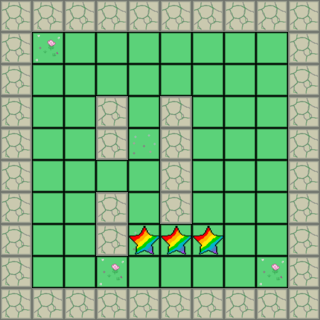

Rendered tile map (Tiled .tmx) drawn with the repository's tilesets; below, a short description and the full map source, tile grids included:
An orthogonal 10x10 tile map with 32x32 px tiles, 3 tile layers (Floor, Wall, Checkpoint), 5 tilesets and 4 objects (3x Box, Player).

<map version="1.10" tiledversion="1.11.2" orientation="orthogonal" renderorder="right-down" width="10" height="10" tilewidth="32" tileheight="32" infinite="0" nextlayerid="11" nextobjectid="9">
 <tileset firstgid="1" source="grass.tsx" />
 <tileset firstgid="7" source="wall.tsx" />
 <tileset firstgid="8" source="charactor.tsx" />
 <tileset firstgid="9" source="box.tsx" />
 <tileset firstgid="10" source="star.tsx" />
 <layer id="1" name="Floor" width="10" height="10">
  <data encoding="csv">
0,0,0,0,0,0,0,0,0,0,
0,2,1,1,1,1,1,1,1,0,
0,1,1,1,1,1,1,1,1,0,
0,1,1,0,1,0,1,1,1,0,
0,1,1,0,3,0,1,1,1,0,
0,1,1,1,1,0,1,1,1,0,
0,1,1,0,1,0,1,1,1,0,
0,1,1,0,3,1,1,1,1,0,
0,1,1,2,1,1,1,1,2,0,
0,0,0,0,0,0,0,0,0,0
</data>
 </layer>
 <layer id="2" name="Wall" width="10" height="10">
  <data encoding="csv">
7,7,7,7,7,7,7,7,7,7,
7,0,0,0,0,0,0,0,0,7,
7,0,0,0,0,0,0,0,0,7,
7,0,0,7,0,7,0,0,0,7,
7,0,0,7,0,7,0,0,0,7,
7,0,0,0,0,7,0,0,0,7,
7,0,0,7,0,7,0,0,0,7,
7,0,0,7,0,0,0,0,0,7,
7,0,0,0,0,0,0,0,0,7,
7,7,7,7,7,7,7,7,7,7
</data>
 </layer>
 <objectgroup id="8" name="Player">
  <object id="5" name="Player" gid="8" x="96" y="192" width="32" height="32" />
 </objectgroup>
 <objectgroup id="9" name="Box">
  <object id="6" name="Box" gid="9" x="96" y="96" width="32" height="32" />
  <object id="7" name="Box" gid="9" x="160" y="96" width="32" height="32" />
  <object id="8" name="Box" gid="9" x="128" y="192" width="32" height="32" />
 </objectgroup>
 <layer id="10" name="Checkpoint" width="10" height="10">
  <data encoding="csv">
0,0,0,0,0,0,0,0,0,0,
0,0,0,0,0,0,0,0,0,0,
0,0,0,0,0,0,0,0,0,0,
0,0,0,0,0,0,0,0,0,0,
0,0,0,0,0,0,0,0,0,0,
0,0,0,0,0,0,0,0,0,0,
0,0,0,0,0,0,0,0,0,0,
0,0,0,0,10,10,10,0,0,0,
0,0,0,0,0,0,0,0,0,0,
0,0,0,0,0,0,0,0,0,0
</data>
 </layer>
</map>